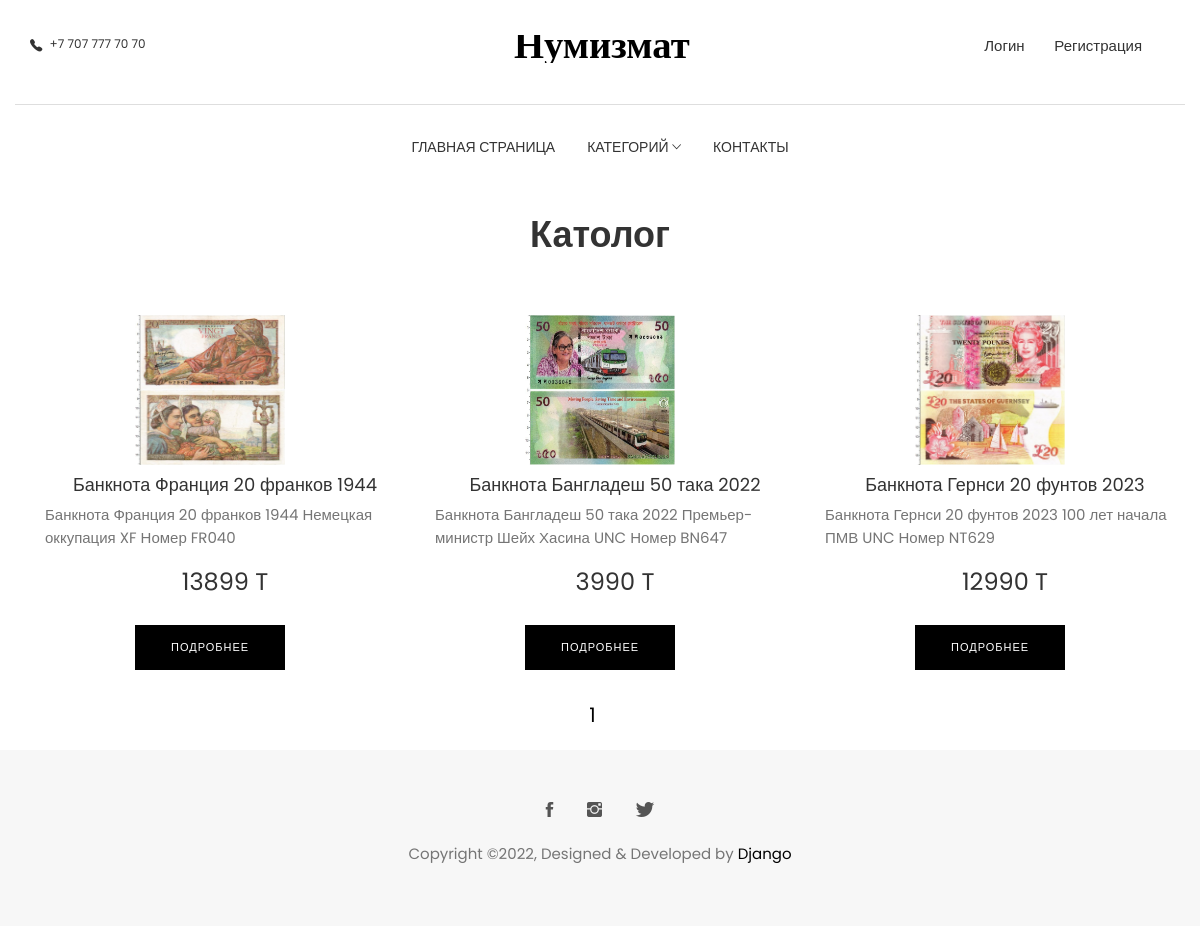
The app's page /category/2/, older data.
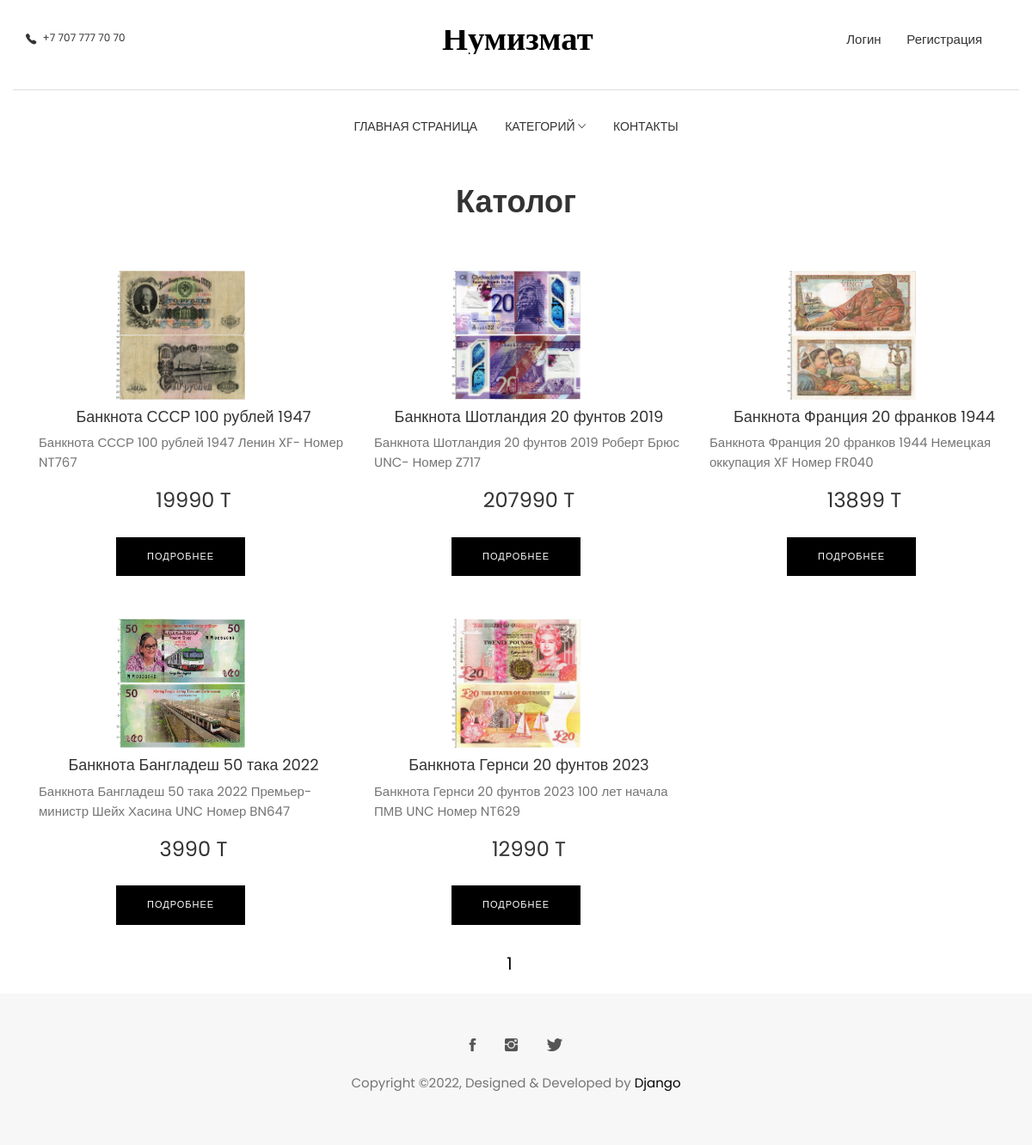
The same page, newer data.
### numizoomi/models.py (models this page shows, shortened)
class Money(models.Model):
    title = models.CharField(max_length=255, verbose_name="Заголовок")
    slug = models.SlugField(max_length=255, unique=True, db_index=True, verbose_name="URL")
    description = models.TextField(blank=True, verbose_name="Описание")
    country = models.CharField(max_length=255, verbose_name="Производства")
    year = models.CharField(max_length=255, verbose_name="Год")
    count = models.CharField(max_length=255, verbose_name="Количество")
    price = models.CharField(max_length=255, verbose_name="Цена")
    metal = models.CharField(max_length=255, verbose_name="Металл")
    time_create=models.DateTimeField(auto_now_add=True, verbose_name="Время создания")
    time_update=models.DateTimeField(auto_now=True, verbose_name="Время изменения")
    is_published=models.BooleanField(default=True, verbose_name="Публикация")
    image=models.ImageField(upload_to="images/%Y/%m/%d/", verbose_name="Фото")
    category_id=models.ForeignKey('Category', on_delete=models.PROTECT, verbose_name="Категории")
    user = models.ForeignKey(User, verbose_name='Пользователь', on_delete=models.CASCADE)
    def get_absolute_url(self):
        return reverse('money', kwargs={'money_slug':self.slug})
    class Meta:
        verbose_name_plural= 'Монеты'
        ordering = ['-time_create', 'title']

### numizoomi/views.py (the view)
# urls.py: path('category/<int:category_id>/', MoneyCategory.as_view(), name='category'),
class MoneyCategory(DataMixin, ListView):
    model = Money
    template_name = 'numizoomi/show.html'
    context_object_name = 'posts'
    allow_empty = False
    def get_queryset(self):
        return Money.objects.filter(category_id=self.kwargs['category_id'], is_published=True).select_related('category_id')
    def get_context_data(self, *, object_list=None, **kwargs):
        context = super().get_context_data(**kwargs)
        c = Category.objects.get(id=self.kwargs['category_id'])
        c_def = self.get_user_context(title='Категория - ' + str(c.name),
                                      cat_selected=c.pk)
        return dict(list(context.items()) + list(c_def.items()))

### numizoomi/models.py (called while the page is built)
    def get_absolute_url(self):
        return reverse('category', kwargs={'category_id':self.pk})

### numizoomi/templatetags/numizoomi_tags.py (called while the page is built)
@register.simple_tag(name="getcats")
def get_categories(filter=None):
    if not filter:
        return Category.objects.all()
    else:
        return Category.objects.filter(pk=filter)

@register.inclusion_tag("numizoomi/list_categories.html")
def show_categories(sort=None, cat_selected=0):
    if not sort:
        cats = Category.objects.all()
    else:
        cats = Category.objects.order_by(sort)
    return {"cats": cats, "cat_selected": cat_selected}

### numizoomi/utils.py (called while the page is built)
    def get_user_context(self, **kwargs):
        context = kwargs
        cats = cache.get('category_id')
        if not cats:
            cats = Category.objects.annotate(Count('money'))
            cache.set('category_id', cats, 60)
        context['cats'] = cats
        if 'cat_selected' not in context:
            context['cat_selected'] = 0
        return context

### numizoomi/templates/numizoomi/show.html
{% extends 'numizoomi/layout.html' %}
{% load static %}
{% block content %}
<div class="container ">
        <div class="row justify-content-center">
            <div class="col-md-12">
                    <h1 class="text-center mb-5"><strong>Католог</strong></h1>
                    <div class="container py-5">
                        <div class="row">
							{% for p in posts %}
								<div class="col-lg-4 col-md-12" style="margin-top:50px;" >
                                    <div class="card justify-content-center">
										{% if p.image %}
                                        <div class="bg-image hover-overlay ripple mx-auto" data-mdb-ripple-color="light">
                                            <img src="{{p.image.url}}"  height="150px" width="150px" style="margin-left:90px;"/>
                                        </div>
										{% endif %}
                                        <div class="card-body" style="height: 150px;">
                                            <h4 class="card-title text-center">{{p.title}}</h4>
                                            <p class="card-text">	{% autoescape on %} {{p.description|linebreaks|truncatewords:50}} {% endautoescape %}</p>
                                            <h3 class="card-text text-center mt-5">{{p.price}} T</h3>
                                        </div>
										<div class="card-footer" style="display: flex;justify-content:space-between;">
										<p class="link-read-post btn btn-main pull-right mb-3" style="margin-left:90px;"><a href="{{ p.get_absolute_url }}" style="color:white;">Подробнее</a></p>
										</div>
                                    </div>
                                </div>
						{% endfor %}
						</div>
					</div>
			</div>
		</div>
</div>
{% endblock %}

Row changes from the older to the newer data that the page shows:
added Money: image (picture), title "Банкнота СССР 100 рублей 1947", description "Банкнота СССР 100 рублей 1947 Ленин XF- Номер NT767", price "19990"
added Money: image (picture), title "Банкнота Шотландия 20 фунтов 2019", description "Банкнота Шотландия 20 фунтов 2019 Роберт Брюс UNC- Номер Z717", price "207990"
